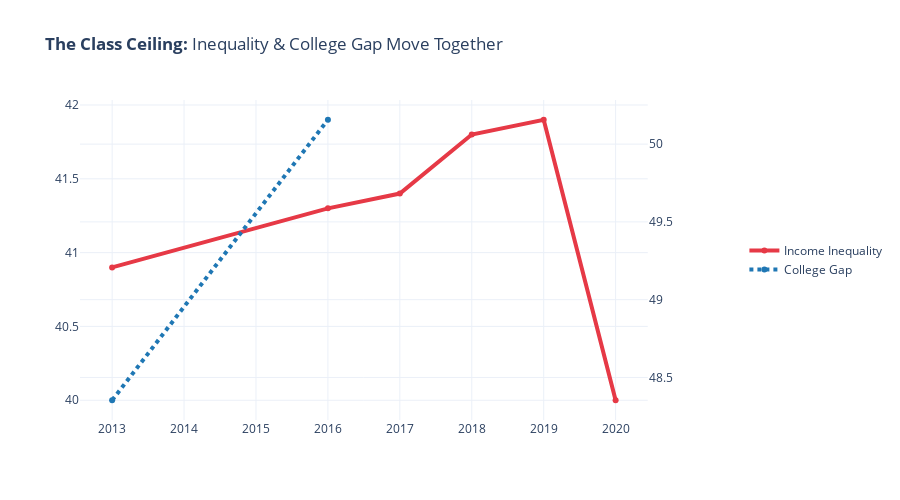

Write notebook code for a chart like this one.
### Markdown cell above
### **The Correlation: The "Class Ceiling"**

This is the core finding of the study. When we overlay the economic trend with the educational trend, we see them move in lockstep. As the country got more unequal, the college gap remained stubbornly wide.

### Code cell
if 'College_Gap' in final_df.columns:
    fig3 = make_subplots(specs=[[{"secondary_y": True}]])
    fig3.add_trace(go.Scatter(x=final_df['Year'], y=final_df['Gini_Index'], name="Income Inequality",
                              line=dict(color=colors['gini'], width=4)), secondary_y=False)
    fig3.add_trace(go.Scatter(x=final_df['Year'], y=final_df['College_Gap'], name="College Gap",
                              line=dict(color=colors['college'], width=4, dash='dot')), secondary_y=True)
    fig3.update_layout(title="<b>The Class Ceiling:</b> Inequality & College Gap Move Together", 
                       template="plotly_white", height=500, legend=dict(x=1.1, y=0.5))
    fig3.show()

### Figure 1 — Plotly figure (JSON) as saved in the notebook; plotly's stock layout.template omitted (floating-point values rounded to 4 significant figures)
{"data": [{"line": {"color": "#E63946", "width": 4}, "name": "Income Inequality", "type": "scatter", "x": [2013, 2016, 2017, 2018, 2019, 2020], "xaxis": "x", "y": [40.9, 41.3, 41.4, 41.8, 41.9, 40], "yaxis": "y"}, {"line": {"color": "#1f77b4", "dash": "dot", "width": 4}, "name": "College Gap", "type": "scatter", "x": [2013, 2016, 2017, 2018, 2019, 2020], "xaxis": "x", "y": [48.35, 50.16, null, null, null, null], "yaxis": "y2"}], "layout": {"height": 500, "legend": {"x": 1.1, "y": 0.5}, "title": {"text": "<b>The Class Ceiling:</b> Inequality & College Gap Move Together"}, "xaxis": {"anchor": "y", "domain": [0, 0.94]}, "yaxis": {"anchor": "x", "domain": [0, 1]}, "yaxis2": {"anchor": "x", "overlaying": "y", "side": "right"}}}
